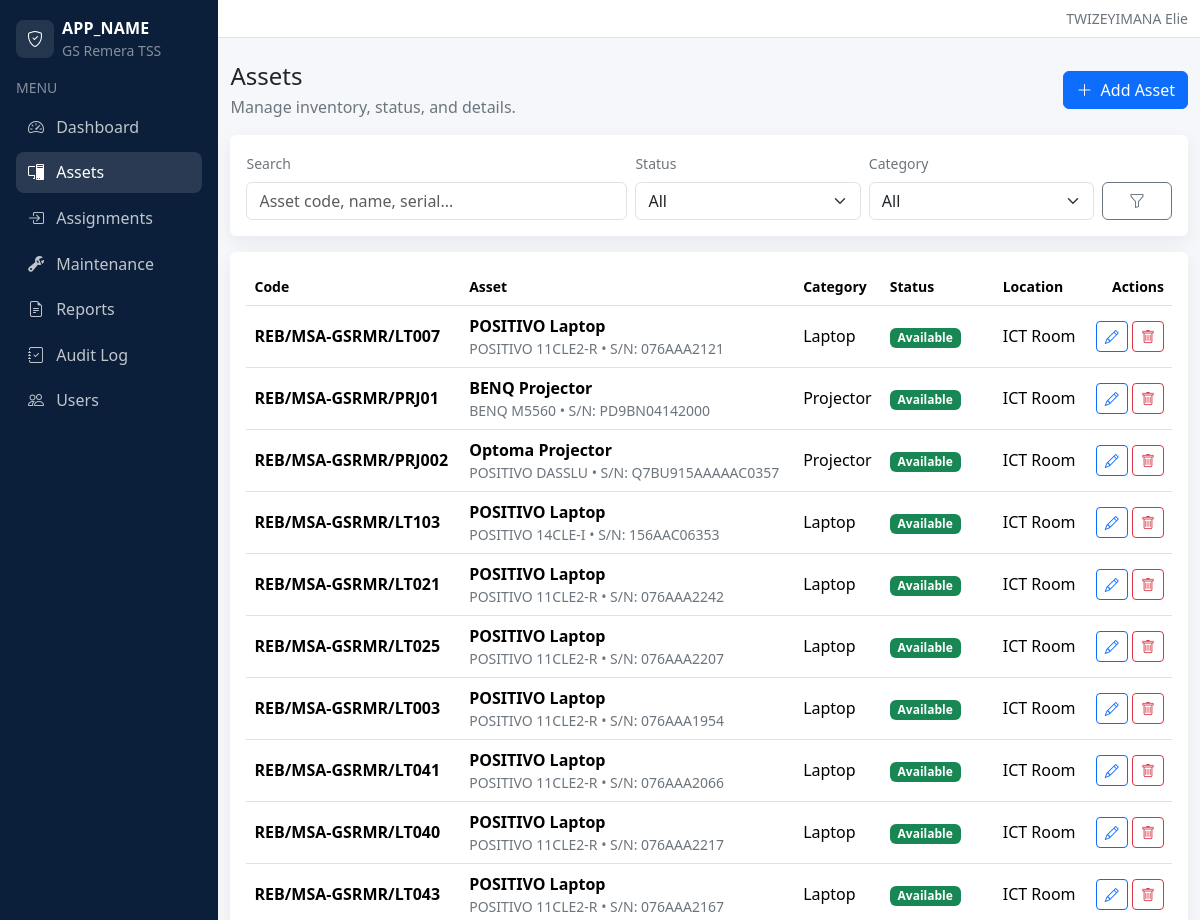
Page /admin/assets/index.php (signed in, upper part) on the earlier database version.
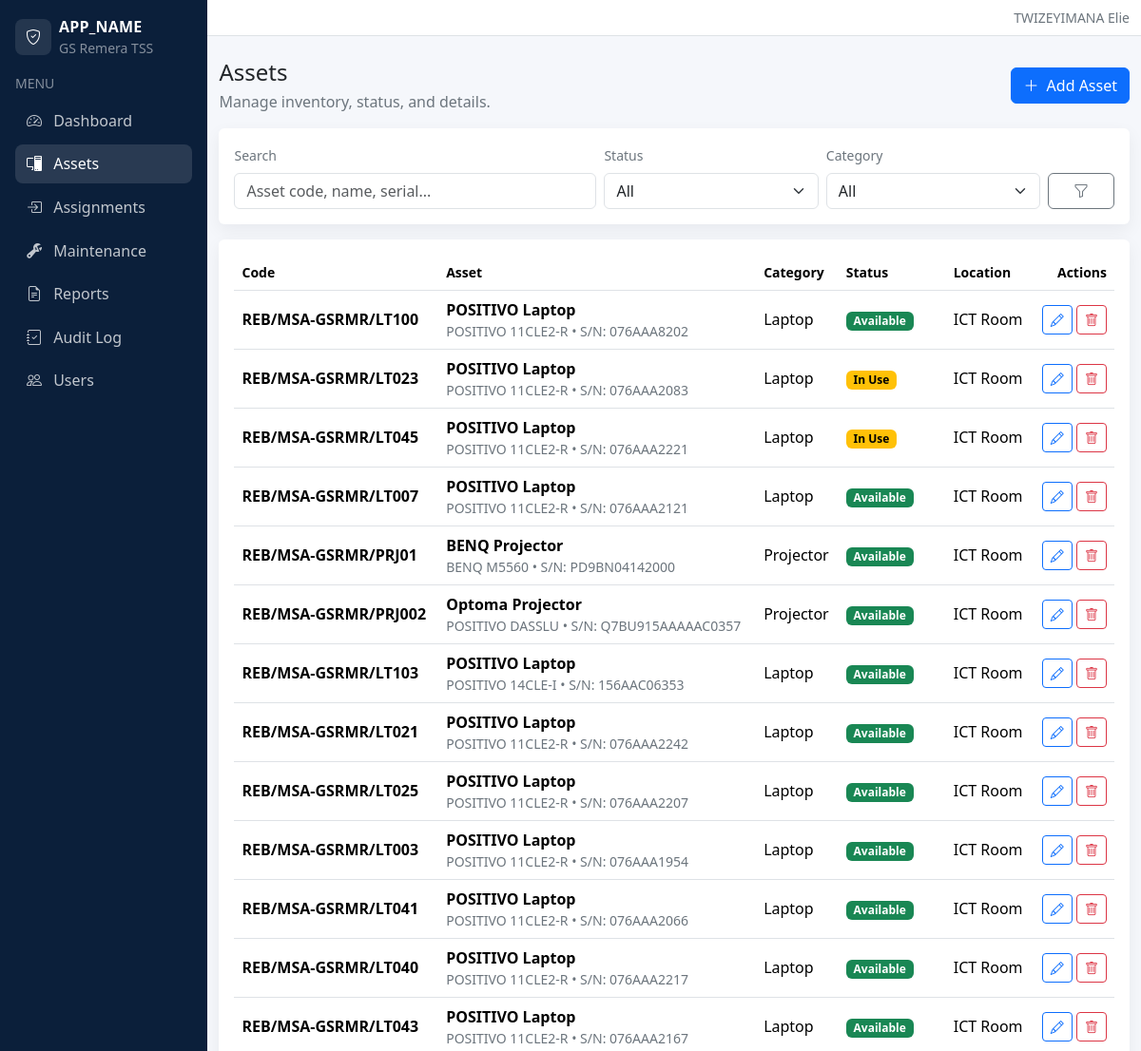
Same page on the later database version.
### tables this page shows
CREATE TABLE `assets` (
  `id` int(10) UNSIGNED NOT NULL,
  `asset_code` varchar(40) NOT NULL,
  `asset_name` varchar(120) NOT NULL,
  `category_id` int(10) UNSIGNED NOT NULL,
  `brand` varchar(80) DEFAULT NULL,
  `model` varchar(80) DEFAULT NULL,
  `serial_number` varchar(80) DEFAULT NULL,
  `purchase_date` date DEFAULT NULL,
  `asset_condition` enum('New','Good','Fair','Damaged') NOT NULL DEFAULT 'Good',
  `status` enum('Available','In Use','Maintenance','Lost') NOT NULL DEFAULT 'Available',
  `location_id` int(10) UNSIGNED NOT NULL,
  `image_path` varchar(255) DEFAULT NULL,
  `notes` text,
  `created_at` datetime NOT NULL DEFAULT CURRENT_TIMESTAMP,
  `updated_at` datetime DEFAULT NULL ON UPDATE CURRENT_TIMESTAMP
);

CREATE TABLE `asset_categories` (
  `id` int(10) UNSIGNED NOT NULL,
  `name` varchar(80) NOT NULL
);

CREATE TABLE `locations` (
  `id` int(10) UNSIGNED NOT NULL,
  `name` varchar(80) NOT NULL
);

### includes/url.php (called while the page is built, shortened)
<?php
function base_url(): string
{
  $b = defined('BASE_URL') ? (string)BASE_URL : '';
  $b = rtrim($b, '/');
  return $b;
}
function url(string $path): string
{
  $full = base_url() . $path;
  return $full === '' ? '/' : $full;
}

### admin/assets/index.php (the view, shortened to what the changed rows need)
<?php
require_once __DIR__ . '/../../includes/layout.php';
require_once __DIR__ . '/../../includes/url.php';
$pdo = db();
$params = [];
$sql = "
  SELECT a.*, c.name AS category_name, l.name AS location_name
  FROM assets a
  JOIN asset_categories c ON c.id = a.category_id
  JOIN locations l ON l.id = a.location_id
";
$sql .= " ORDER BY a.id DESC LIMIT 200";
$stmt = $pdo->prepare($sql);
$stmt->execute($params);
$assets = $stmt->fetchAll();
layout_header('Assets', 'assets');
?>
<div class="d-flex align-items-center justify-content-between flex-wrap gap-2 mb-3">
  <div>
    <h1 class="h4 mb-1">Assets</h1>
  </div>
</div>
<div class="card table-card">
  <div class="card-body">
    <div class="table-responsive">
      <table class="table align-middle">
        <thead>
          <tr class="text-secondary small">
            <th>Code</th>
            <th>Asset</th>
            <th>Category</th>
            <th>Status</th>
            <th>Location</th>
            <th class="text-end">Actions</th>
          </tr>
        </thead>
        <tbody>
          <?php foreach ($assets as $a): ?>
            <tr>
              <td class="fw-semibold"><?php echo htmlspecialchars($a['asset_code']); ?></td>
              <td>
                <div class="fw-semibold"><?php echo htmlspecialchars($a['asset_name']); ?></div>
                <div class="small text-secondary">
                  <?php echo htmlspecialchars(trim(($a['brand'] ?? '') . ' ' . ($a['model'] ?? ''))); ?>
                  <?php if (!empty($a['serial_number'])): ?>
                    • S/N: <?php echo htmlspecialchars($a['serial_number']); ?>
                  <?php endif; ?>
                </div>
              </td>
              <td><?php echo htmlspecialchars($a['category_name']); ?></td>
              <td>
                <?php
                  $badge = 'secondary';
                  if ($a['status'] === 'Available') $badge = 'success';
                  elseif ($a['status'] === 'In Use') $badge = 'warning';
                  elseif ($a['status'] === 'Maintenance') $badge = 'danger';
                ?>
                <span class="badge text-bg-<?php echo $badge; ?>"><?php echo htmlspecialchars($a['status']); ?></span>
              </td>
              <td><?php echo htmlspecialchars($a['location_name']); ?></td>
              <td class="text-end">
                <a class="btn btn-sm btn-outline-primary" href="<?php echo htmlspecialchars(url('/admin/assets/edit.php')); ?>?id=<?php echo (int)$a['id']; ?>">
                  <i class="bi bi-pencil"></i>
                </a>
                <a class="btn btn-sm btn-outline-danger"
                   data-confirm="Delete this asset? This action cannot be undone."
                   href="<?php echo htmlspecialchars(url('/admin/assets/delete.php')); ?>?id=<?php echo (int)$a['id']; ?>">
                  <i class="bi bi-trash"></i>
                </a>
              </td>
            </tr>
          <?php endforeach; ?>
        </tbody>
      </table>
    </div>
  </div>
</div>
<?php layout_footer(); ?>

### includes/layout.php (shortened to what the changed rows need)
<?php
require_once __DIR__ . '/url.php';
function layout_header(string $title, string $active = ''): void
{
  $navItems = [
    ['label' => 'Dashboard', 'icon' => 'bi-speedometer2', 'href' => url('/index.php'), 'key' => 'dashboard', 'roles' => ['admin','teacher','viewer']],
    ['label' => 'Assets', 'icon' => 'bi-pc-display', 'href' => url('/admin/assets/index.php'), 'key' => 'assets', 'roles' => ['admin','teacher','viewer']],
    ['label' => 'Assignments', 'icon' => 'bi-box-arrow-in-right', 'href' => url('/teacher/assignments/index.php'), 'key' => 'assignments', 'roles' => ['admin','teacher','viewer']],
    ['label' => 'Maintenance', 'icon' => 'bi-wrench-adjustable', 'href' => url('/teacher/maintenance/index.php'), 'key' => 'maintenance', 'roles' => ['admin','teacher']],
    ['label' => 'Reports', 'icon' => 'bi-file-earmark-text', 'href' => url('/reports/index.php'), 'key' => 'reports', 'roles' => ['admin','teacher','viewer']],
    ['label' => 'Audit Log', 'icon' => 'bi-journal-check', 'href' => url('/admin/audit/index.php'), 'key' => 'audit', 'roles' => ['admin']],
    ['label' => 'Users', 'icon' => 'bi-people', 'href' => url('/admin/users/index.php'), 'key' => 'users', 'roles' => ['admin']],
  ];
  ?>
  <!doctype html>
  <html lang="en">
  <head>
    <link href="https://cdn.jsdelivr.net/npm/bootstrap@5.3.3/dist/css/bootstrap.min.css" rel="stylesheet">
    <link href="https://cdn.jsdelivr.net/npm/bootstrap-icons@1.11.3/font/bootstrap-icons.min.css" rel="stylesheet">
    <link href="<?php echo htmlspecialchars(url('/assets/css/app.css')); ?>" rel="stylesheet">
  </head>
  <body>
    <div class="d-flex app-shell">
      <aside class="sidebar d-none d-md-flex flex-column p-3">
        <nav class="nav nav-pills flex-column gap-1">
          <?php foreach ($navItems as $item): ?>
            <a class="nav-link <?php echo ($active === $item['key']) ? 'active' : ''; ?>"
               href="<?php echo htmlspecialchars($item['href']); ?>">
              <i class="bi <?php echo htmlspecialchars($item['icon']); ?> me-2"></i>
              <?php echo htmlspecialchars($item['label']); ?>
            </a>
          <?php endforeach; ?>
        </nav>
      </aside>
      <main class="content">
        <div class="container-fluid py-4">
  <?php
}
function layout_footer(): void
{
  ?>
        </div>
      </main>
    </div>
  </body>
  </html>
  <?php
}

Differences in the rows shown:
added assets: asset_code "REB/MSA-GSRMR/LT100", asset_name "POSITIVO Laptop", brand+model "POSITIVO 11CLE2-R", serial_number "076AAA8202", category.name "Laptop", status "Available", location.name "ICT Room"
added assets: asset_code "REB/MSA-GSRMR/LT023", asset_name "POSITIVO Laptop", brand+model "POSITIVO 11CLE2-R", serial_number "076AAA2083", category.name "Laptop", status "In Use", location.name "ICT Room"
added assets: asset_code "REB/MSA-GSRMR/LT045", asset_name "POSITIVO Laptop", brand+model "POSITIVO 11CLE2-R", serial_number "076AAA2221", category.name "Laptop", status "In Use", location.name "ICT Room"
